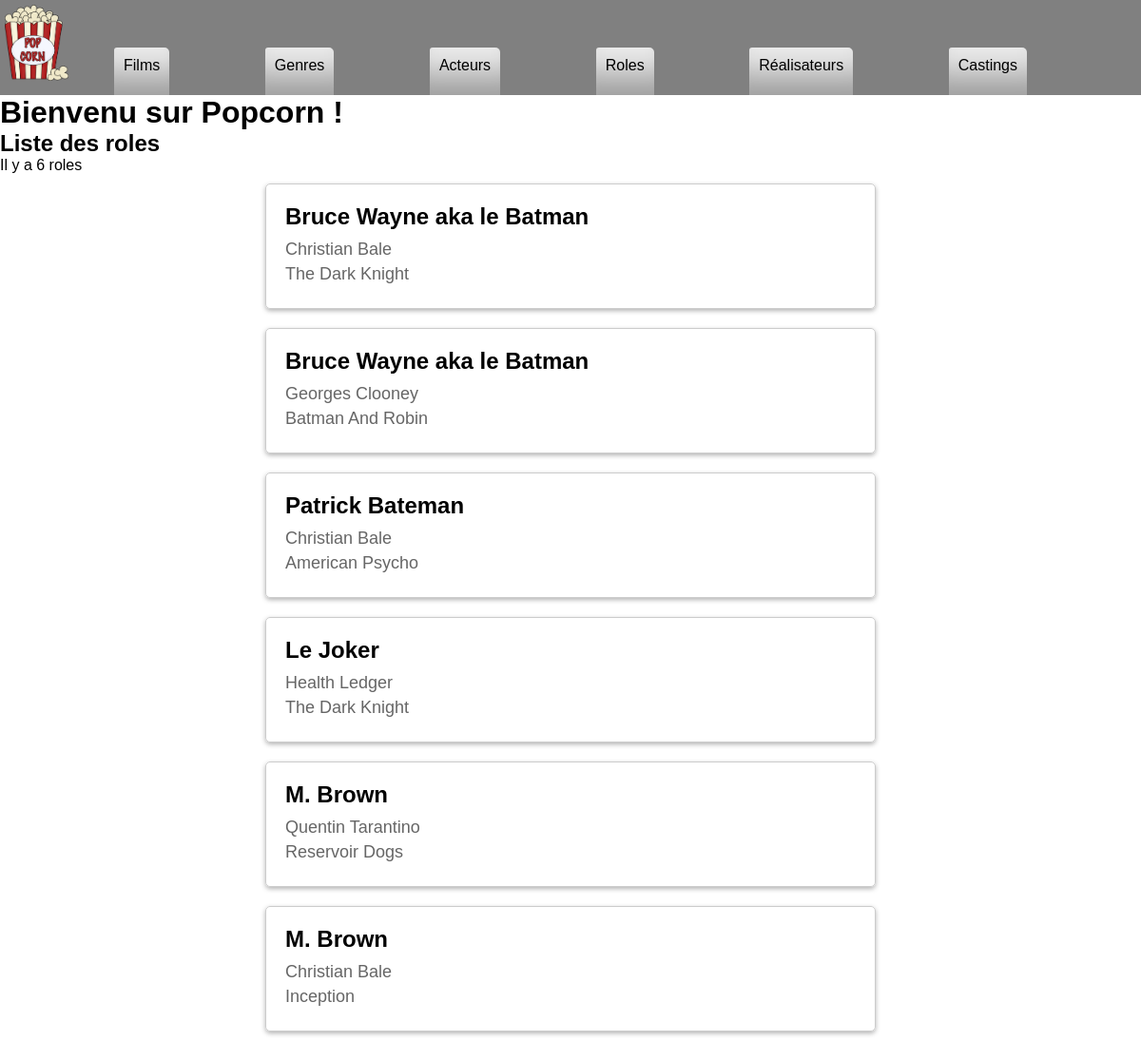
/index.php?action=listRoles, run on the app's committed database.
### tables this page shows
CREATE TABLE IF NOT EXISTS `role` (
  `id_role` int NOT NULL AUTO_INCREMENT,
  `role_name` varchar(50) DEFAULT NULL,
  PRIMARY KEY (`id_role`)
);

CREATE TABLE IF NOT EXISTS `actor` (
  `id_actor` int NOT NULL AUTO_INCREMENT,
  `firstname` varchar(100) DEFAULT NULL,
  `lastname` varchar(100) DEFAULT NULL,
  `sexe` varchar(50) DEFAULT NULL,
  `birthdate` date DEFAULT NULL,
  PRIMARY KEY (`id_actor`)
);

CREATE TABLE IF NOT EXISTS `movie` (
  `id_movie` int NOT NULL AUTO_INCREMENT,
  `movie_name` varchar(50) DEFAULT NULL,
  `release_year` year DEFAULT NULL,
  `movie_length` time DEFAULT NULL,
  `synopsis` longtext,
  `url_img` longtext,
  `genre_id` int DEFAULT NULL,
  `director_id` int DEFAULT NULL,
  `note` int DEFAULT NULL,
  PRIMARY KEY (`id_movie`),
  KEY `FK1_movie_genre` (`genre_id`),
  KEY `FK2_movie_director` (`director_id`),
  CONSTRAINT `FK1_movie_genre` FOREIGN KEY (`genre_id`) REFERENCES `genre` (`id_genre`),
  CONSTRAINT `FK2_movie_director` FOREIGN KEY (`director_id`) REFERENCES `director` (`id_director`)
);

### controller/CinemaController.php (called while the page is built, shortened)
<?php
class CinemaController
{
	public function listRoles()
	{
		$pdo = Connect::connectToDb();
		$request = $pdo->query("
			SELECT role_name, actor.firstname, actor.lastname, movie.movie_name, id_role
			FROM role
			INNER JOIN casting ON role.id_role = casting.role_id
			INNER JOIN actor ON actor.id_actor = casting.actor_id
			INNER JOIN movie ON casting.movie_id = movie.id_movie
			");
		require "view/listRoles.php";
	}
}

### view/listRoles.php (the view, shortened to what this page needs)
    <p> Il y a <?= $request->rowCount() ?> roles</p>
    <div class="movie-card-list">
            <?php
            foreach ($request->fetchAll() as $role) { ?>
                <div class="movie-card">
                    <span><?= $role["role_name"] ?></span>
                    <span><?= $role["firstname"]." ".$role["lastname"]?></span>
                    <span><?= $role["movie_name"] ?></span>
                </div>
            <?php } ?>
    </div>
<?php
require "view/template.php"; ?>

### style.css (style rules this page uses)
* { margin: 0; padding: 0; color: black; font-family: "Poppins", sans-serif; }
:root { --main-color: gray; --light-gray: rgb(238, 238, 238); }
.movie-card-list { display: flex; flex-direction: column; align-items: center; }
.movie-card { width: 600px; margin: 10px; padding: 20px; border: 1px solid #ccc; border-radius: 5px; box-shadow: 0 2px 5px rgba(0, 0, 0, 0.3); transition: box-shadow 0.3s ease; display: flex; flex-direction: column; }
.movie-card span:first-child { display: block; font-size: 24px; font-weight: bold; margin-bottom: 10px; }
.movie-card span:not(:first-child) { display: block; font-size: 18px; color: #666; margin-bottom: 5px; }

### data on the page
role: role_name "Bruce Wayne aka le Batman", actor.firstname "Christian", actor.lastname "Bale", movie.movie_name "The Dark Knight", actor.firstname "Georges", actor.lastname "Clooney", movie.movie_name "Batman And Robin"
role: role_name "Patrick Bateman", actor.firstname "Christian", actor.lastname "Bale", movie.movie_name "American Psycho"
role: role_name "Le Joker", actor.firstname "Health", actor.lastname "Ledger", movie.movie_name "The Dark Knight"
role: role_name "M. Brown", actor.firstname "Quentin", actor.lastname "Tarantino", movie.movie_name "Reservoir Dogs", actor.firstname "Christian", actor.lastname "Bale", movie.movie_name "Inception"

### other printed values
$secondary_title "Liste des roles"
$request->rowCount() "6"
